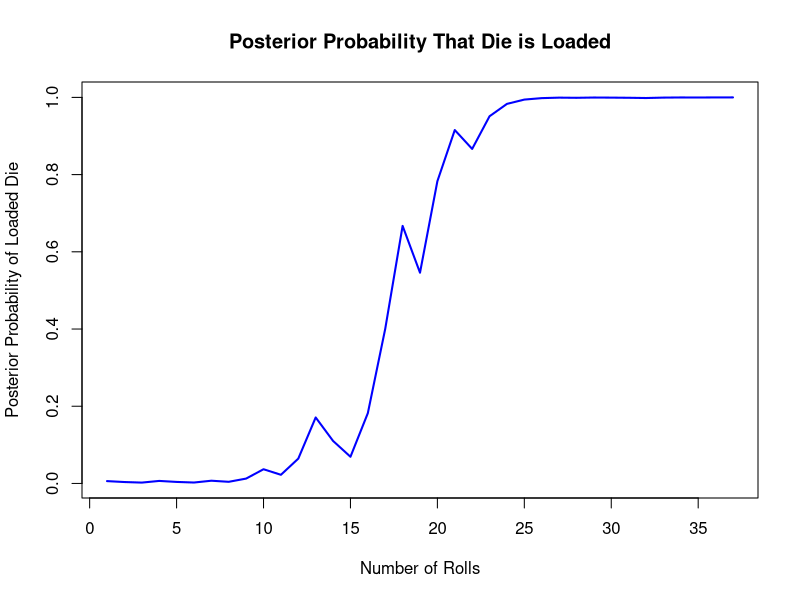

Source code (R):
## ---- chunk 1
knitr::opts_chunk$set(echo = TRUE)
## ---- chunk 2
rm(list=ls())

# priors
p_loaded <- 0.01
p_fair <- 0.99

# observed rolls
data<-c(2,3,2,6,3,5,6,2,6,6,2,6,6,2,3,6,6,6,5,6,6,5,6,6,6,6,6,4,6,3,3,3,6,6,5,6,6)

# number of rolls
n <- length(data)

# initialize likelihoods (start at 1)
lik_loaded <- 1
lik_fair <- 1

# store posterior after each roll
posterior <- numeric(n)

# iterate thru rolls
for (i in 1:n) {
  roll <- data[i]
  # update likelihoods based on roll
  if (roll == 6) {
    lik_loaded <- lik_loaded * 0.5
    lik_fair <- lik_fair * (1/6)
  } else {
    lik_loaded <- lik_loaded * 0.1
    lik_fair <- lik_fair * (1/6)
  }
  # posterior 
  posterior[i] <- (lik_loaded * p_loaded) / ((lik_loaded * p_loaded)
                                             + (lik_fair * p_fair))
}

# plot
plot(posterior, type="l",lwd=2,col="blue",xlab="Number of Rolls",
     ylab="Posterior Probability of Loaded Die",
     main="Posterior Probability That Die is Loaded")
## ---- chunk 3
rm(list=ls())
set.seed(1) # for reproducibility

# number of simulated experiments
n_sims <- 1000
# store how many rolls are needed in each experiment
roll_counts <- numeric(n_sims)

# loop over simulated experiments
for (i in 1:n_sims) {
  lik_loaded <- 1
  lik_fair <- 1
  posterior <- 0
  rolls <- 0
  
  while (posterior < 0.99999) {
    # simulate 1 roll from a loaded die
    roll <- sample(c(1,2,3,4,5,6), 1, prob = c(0.1,0.1,0.1,0.1,0.1,0.5))
    # count this roll
    rolls <- rolls + 1
    # update likelihoods based on observed roll
    if (roll == 6) {
    lik_loaded <- lik_loaded * 0.5
    lik_fair <- lik_fair * (1/6)
  } else {
    lik_loaded <- lik_loaded * 0.1
    lik_fair <- lik_fair * (1/6)
  }
    # Bayes' rule to update posterior probability
    posterior <- (lik_loaded * 0.01) / ((lik_loaded * 0.01) + (lik_fair*0.99))
  }
  # record how many rolls were needed in this experiment
  roll_counts[i] <- rolls
}

# average number of rolls required to reach 99.999% certainty
mean(roll_counts)
## ---- chunk 4
rm(list=ls())
set.seed(1) # reproducibility insurance

n_sims <- 1000 # number of simulations
# store number of tests needed per patient
test_counts <- numeric(n_sims)

# loop over simulated patients WITH disease
for (i in 1:n_sims) {
  # initializing likelihoods & counters
  lik_disease <- 1
  lik_no_disease <- 1
  posterior <- 0.001 
  tests <- 0
  
  while (posterior < 0.99999) {
    # simulate 1 test result for a patient WITH disease
    test_result <- sample(c("pos", "neg"), 1, prob = c(0.91, 0.09))
    # count this test
    tests <- tests + 1
    
    # update likelihoods based on test outcome
    if (test_result == "pos") {
      lik_disease <- lik_disease * 0.91
      lik_no_disease <- lik_no_disease * 0.16
    } else {
      lik_disease <- lik_disease * 0.09
      lik_no_disease <- lik_no_disease * 0.84
    }
    # Bayes' rule to update posterior probabilitiy
    posterior<-(lik_disease*0.001)/((lik_disease*0.001)+(lik_no_disease*0.999))
  }
  # record how many tests were required
  test_counts[i] <- tests
}

# average number of required tests
mean(test_counts)
## ---- chunk 5
rm(list=ls())
set.seed(1) # for reproducibility

n_sims <- 1000 # number of simulations
# store the number of tests needed per patient
test_counts <- numeric(n_sims)

# loop over simulated patients WITHOUT disease
for (i in 1:n_sims) {
  # initializing likelihoods and counters using log
  lik_disease <- 1
  lik_no_disease <- 1
  posterior <- 0.001 # start at prior (?)
  tests <- 0
  
  while (posterior > 0.00001 && posterior < 0.99999) {
    # simulate 1 test result for patient WITHOUT disease
    test_result <- sample(c("pos","neg"),1,prob = c(0.16,0.84))
    #count this test
    tests <- tests + 1
    
    # update likelihoods based on test outcome
    if (test_result == "pos") {
      lik_disease <- lik_disease * 0.91
      lik_no_disease <- lik_no_disease * 0.16
    } else {
      lik_disease <- lik_disease * 0.09
      lik_no_disease <- lik_no_disease * 0.84
    }
    
    # Bayes' rule to update posterior probability
    posterior<-(lik_disease*0.001)/((lik_disease*0.001)+(lik_no_disease*0.999))
  }
  # record required number of tests
  test_counts[i] <- tests
}

# average number of required tests
mean(test_counts)
## ---- chunk 6
# avg number of tests for patient WITH disease 
mu_D <- 13.96 # result from problem 2: question 1
# avg number of tests for patient WITHOUT disease 
mu_N <- 3.87 # result from problem 2: question 2

expected_tests_per_patient <- 0.001 * mu_D + 0.999 * mu_N

total_tests <- 1000000 * expected_tests_per_patient

total_budget <- total_tests * 1
total_budget


